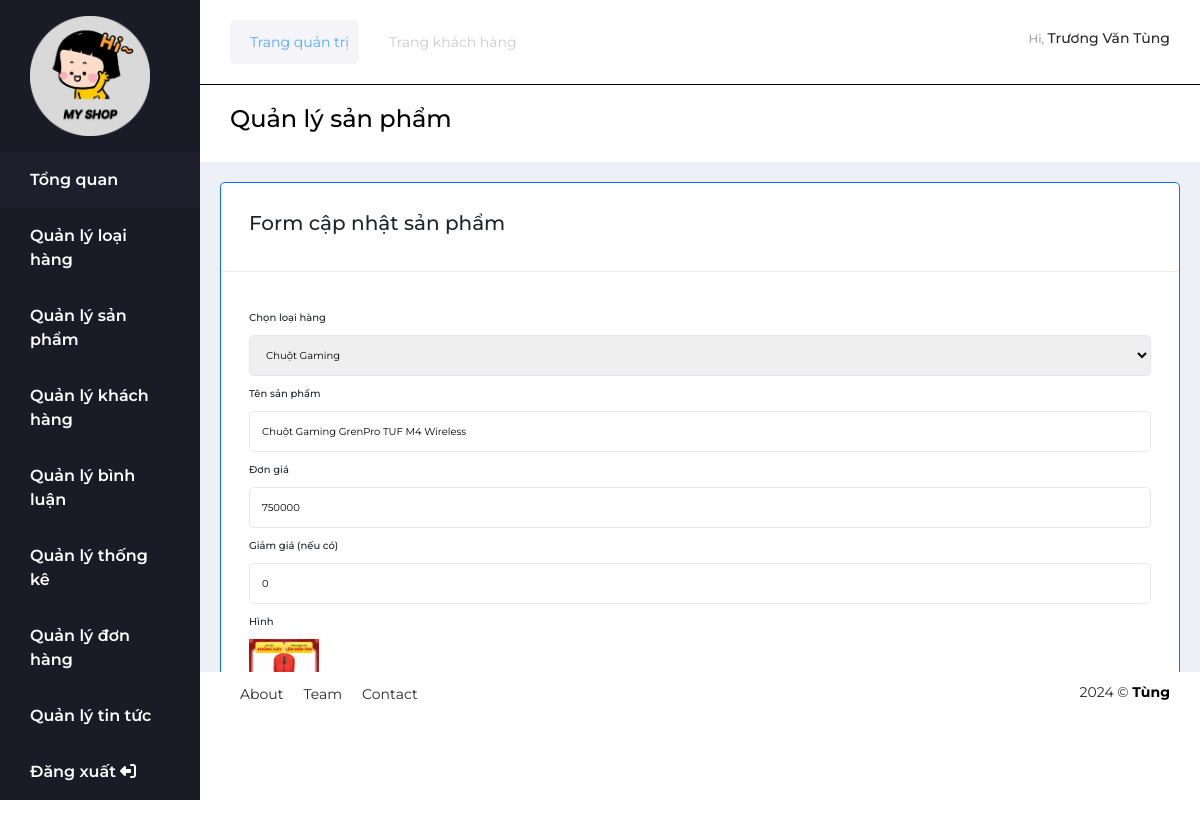
/view/admin/index.php?act=edit-san-pham&ma_sp=13 (signed in), run on the app's committed database.
### tables this page shows
CREATE TABLE `sanpham` (
  `ma_sp` int(11) NOT NULL COMMENT 'Mã sản phẩm',
  `ten_sp` varchar(50) NOT NULL COMMENT 'Tên sản phẩm',
  `don_gia` int(11) NOT NULL COMMENT 'Đơn giá',
  `giam_gia` int(11) DEFAULT 0 COMMENT 'Giảm giá',
  `hinh` varchar(255) NOT NULL COMMENT 'Hình ảnh',
  `ngay_nhap` date NOT NULL COMMENT 'Ngày nhập',
  `mo_ta` text DEFAULT NULL COMMENT 'Mô tả',
  `so_luot_xem` int(11) NOT NULL DEFAULT 0 COMMENT 'Số lượt xem',
  `ma_loai` int(11) NOT NULL COMMENT 'Mã loại'
);

### model/pdo.php (called while the page is built, shortened)
<?php
function pdo_get_connection()
{
    $servername = "localhost";
    $username = "root";
    $password = "";
    try {
        $conn = new PDO("mysql:host=$servername;dbname=du_an_mau", $username, $password);
        $conn->setAttribute(PDO::ATTR_ERRMODE, PDO::ERRMODE_EXCEPTION);
        return $conn;
    } catch (PDOException $e) {
        echo "Connection failed: " . $e->getMessage();
    }
}
function pdo_query($sql)
{
    $sql_args = array_slice(func_get_args(), 1);
    try {
        $conn = pdo_get_connection();
        $stmt = $conn->prepare($sql);
        $stmt->execute($sql_args);
        $rows = $stmt->fetchAll();
        return $rows;
    } catch (PDOException $e) {
        throw $e;
    } finally {
        unset($conn);
    }
}
function pdo_query_one($sql)
{
    $sql_args = array_slice(func_get_args(), 1);
    try {
        $conn = pdo_get_connection();
        $stmt = $conn->prepare($sql);
        $stmt->execute($sql_args);
        $row = $stmt->fetch(PDO::FETCH_ASSOC);
        return $row;
    } catch (PDOException $e) {
        throw $e;
    } finally {
        unset($conn);
    }
}

### model/loai.php (called while the page is built, shortened)
<?php
function loadAllLoai($keyWord)
{
    $sql = "SELECT * FROM loai WHERE 1";
    $sql .= " ORDER BY ma_loai DESC";
    return pdo_query($sql);
}

### model/SanPham.php (called while the page is built, shortened)
<?php
function loadOneSanPham($maSP)
{
    $sql = "SELECT * FROM sanpham WHERE ma_sp = '$maSP'";
    return pdo_query_one($sql);
}

### view/admin/SanPham/EditSP.php (the view, shortened to what this page needs)
<div class="col-10 box-right">
    <div class="head-top">
        <div class="menu-content d-flex justify-content-between">
            <ul class="head-menu d-flex ">
                <li class="menu-item active">
                    <a href="#" class="menu-link">Trang quản trị</a>
                </li>
                <li class="menu-item">
                    <a href="../indexHome.php" class="menu-link">Trang khách hàng</a>
                </li>
            </ul>
            <div class="admin-profile">
                <div class="admin-view">
                    <h4 class="hi">Hi, <span class="name"><?= $ho_ten ?></span></h4>
                </div>
            </div>
        </div>
        <h3 class="menu-title">Quản lý sản phẩm</h3>
    </div>
    <div class="head-between">
        <div class="between-container border border-primary">
            <div class="card-header">
                <div class="card-content">
                    <h5 class="card-tile">Form cập nhật sản phẩm</h5>
                </div>
            </div>
            <div class="card-form">
                <form action="index.php?act=cap-nhat-sp" method="post" enctype="multipart/form-data">
                    <div class="card-body">
                        <div class="form-group">
                            <label for="">Chọn loại hàng</label>
                            <select name="ma_loai" id="">
                                <?php foreach ($loadAllLoai as $loai) : ?>
                                    <?php if ($editSp['ma_loai'] == $loai['ma_loai']) { ?>
                                        <option value="<?= $loai['ma_loai'] ?>" selected><?= $loai['ten_loai'] ?></option>
                                    <?php } else { ?>
                                        <option value="<?= $loai['ma_loai'] ?>"><?= $loai['ten_loai'] ?></option>
                                    <?php }  ?>
                                <?php endforeach; ?>
                            </select>
                        </div>
                        <div class="form-group">
                            <label for="">Tên sản phẩm</label>
                            <input type="text" name="ten_sp" id="" placeholder="Nhập vào tên sản phẩm" value="<?= $editSp['ten_sp'] ?>">
                        </div>
                        <div class="form-group">
                            <label for="">Đơn giá</label>
                            <input type="text" name="don_gia" id="" placeholder="Nhập giá sản phẩm" value="<?= $editSp['don_gia'] ?>">
                        </div>
                        <div class="form-group">
                            <label for="">Giảm giá (nếu có)</label>
                            <input type="text" name="giam_gia" id="" placeholder="Nhập giảm giá (nếu có)" value="<?= $editSp['giam_gia'] ?>">
                        </div>
                        <div class="form-group">
                            <label for="">Hình</label>
                            <img style="width: 70px;" src="../../upload/<?= $editSp['hinh'] ?>" alt="">
                        </div>
                    </div>
                </form>
            </div>
        </div>
    </div>
    <div class="head-footer">
        <ul class="head-contact">
            <li class="contact-item">
                <a href="#" class="contect-link">About</a>
            </li>
            <li class="contact-item">
                <a href="#" class="contect-link">Team</a>
            </li>
            <li class="contact-item">
                <a href="#" class="contect-link">Contact</a>
            </li>
        </ul>
        <div class="copy-right">
            <span class="year">2024 &copy;</span>
            <span class="copy">Tùng</span>
        </div>
    </div>
</div>

### public/assets/css/style.css (style rules this page uses)
* { margin: 0; padding: 0; box-sizing: border-box; font-family: Montserrat; }
img { max-width: 100%; }
ul { padding: 0; margin: 0; list-style: none; }
a { text-decoration: none; }
.box-right .head-top .menu-content .head-menu .menu-item { margin-right: 10px; padding: 10px; }
.menu-content { border-bottom: 1px solid black; }
.active { background-color: #f5f5f9; border-radius: 5px; }
.head-menu .menu-item:first-child .menu-link { color: #56a8fe; }
.menu-link { color: rgb(202, 202, 202); font-weight: bold; font-size: 14px; text-decoration: none; }
.admin-profile { display: flex; align-items: center; padding: 0 30px; cursor: pointer; }
.hi { color: #a7a5a5; font-size: 12px; }
.name { color: #2a2829; font-size: 14px; }
.menu-link { color: rgb(202, 202, 202); font-weight: 400; font-size: 14px; padding-left: 10px; }
.menu-title { color: black; padding: 20px 30px; font-size: 24px; }
.head-menu { display: flex; padding: 20px 30px; }
.head-between { height: 510px; background-color: #eef0f8; padding: 20px 20px; overflow: auto; }
.between-container { background-color: white; border-radius: 5px; }
.card-header { display: flex; justify-content: space-between; padding: 28px; }
.card-content { line-height: 20px; font-size: 20px; }
.card-body { padding: 28px; font-size: 10px; }
.card-form { border-top: 1px solid #ebedf3; }
.form-group { display: flex; flex-direction: column; }
.card-body .form-group:nth-child(2) { margin-top: 10px; }
.form-group label { font-weight: 500; margin-bottom: 10px; }
.form-group select { cursor: pointer; }
.form-group select, .form-group input, .form-group textarea { border: 1px solid #e4e6ef; border-radius: 5px; resize: none; padding: 12px; font-family: Montserrat; }
.form-group select, .form-group select option, .form-group input { padding: 12px; margin-bottom: 10px; }
.form-group input::placeholder { font-family: Montserrat; }
.head-footer { display: flex; justify-content: space-between; }
.head-contact { display: flex; padding: 10px 30px; }
.contact-item { padding: 0 10px; }
.contect-link, .copy-right { color: #2a2829; font-size: 14px; }
.copy-right { padding: 10px 30px; }
.copy { color: black; font-weight: bold; }

### data on the page
sanpham: ten_sp "Chuột Gaming GrenPro TUF M4 Wireless", don_gia "750000", giam_gia "0", hinh (picture)

### other printed values
$ho_ten "Trương Văn Tùng"
form field ma_loai "Chuột Gaming"
